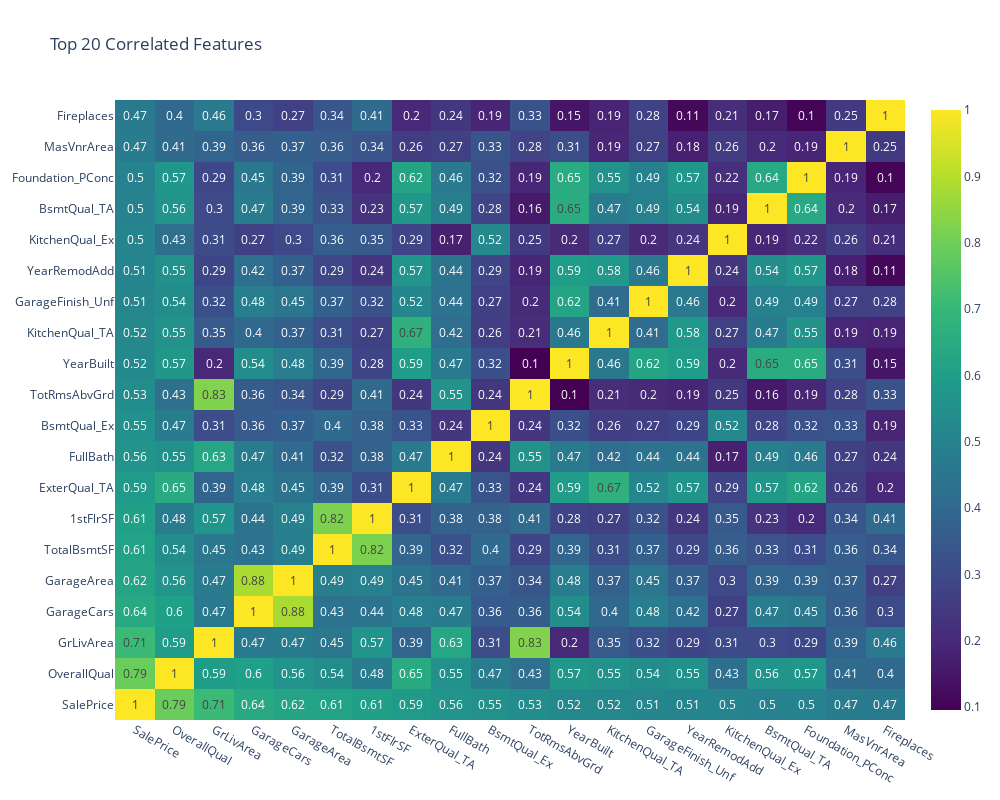

The notebook cell saved with this chart:
### Code cell
if SHOW_GRAPHS:
    show_top_correlated_features(filtered_correlation_matrix, N)

### Figure 1 — Plotly figure (JSON) as saved in the notebook; plotly's stock layout.template omitted (floating-point values rounded to 4 significant figures; data arrays with more than 128 entries replaced by an {"elided": "..."} marker saying what was removed)
{"data": [{"colorscale": [[0, "#440154"], [0.1111, "#482878"], [0.2222, "#3e4989"], [0.3333, "#31688e"], [0.4444, "#26828e"], [0.5556, "#1f9e89"], [0.6667, "#35b779"], [0.7778, "#6ece58"], [0.8889, "#b5de2b"], [1, "#fde725"]], "showscale": true, "text": {"elided": "20x20 float values"}, "texttemplate": "%{text}", "type": "heatmap", "x": ["SalePrice", "OverallQual", "GrLivArea", "GarageCars", "GarageArea", "TotalBsmtSF", "1stFlrSF", "ExterQual_TA", "FullBath", "BsmtQual_Ex", "TotRmsAbvGrd", "YearBuilt", "KitchenQual_TA", "GarageFinish_Unf", "YearRemodAdd", "KitchenQual_Ex", "BsmtQual_TA", "Foundation_PConc", "MasVnrArea", "Fireplaces"], "y": ["SalePrice", "OverallQual", "GrLivArea", "GarageCars", "GarageArea", "TotalBsmtSF", "1stFlrSF", "ExterQual_TA", "FullBath", "BsmtQual_Ex", "TotRmsAbvGrd", "YearBuilt", "KitchenQual_TA", "GarageFinish_Unf", "YearRemodAdd", "KitchenQual_Ex", "BsmtQual_TA", "Foundation_PConc", "MasVnrArea", "Fireplaces"], "z": {"elided": "20x20 float values"}}], "layout": {"height": 800, "title": {"text": "Top 20 Correlated Features"}, "width": 1000}}
